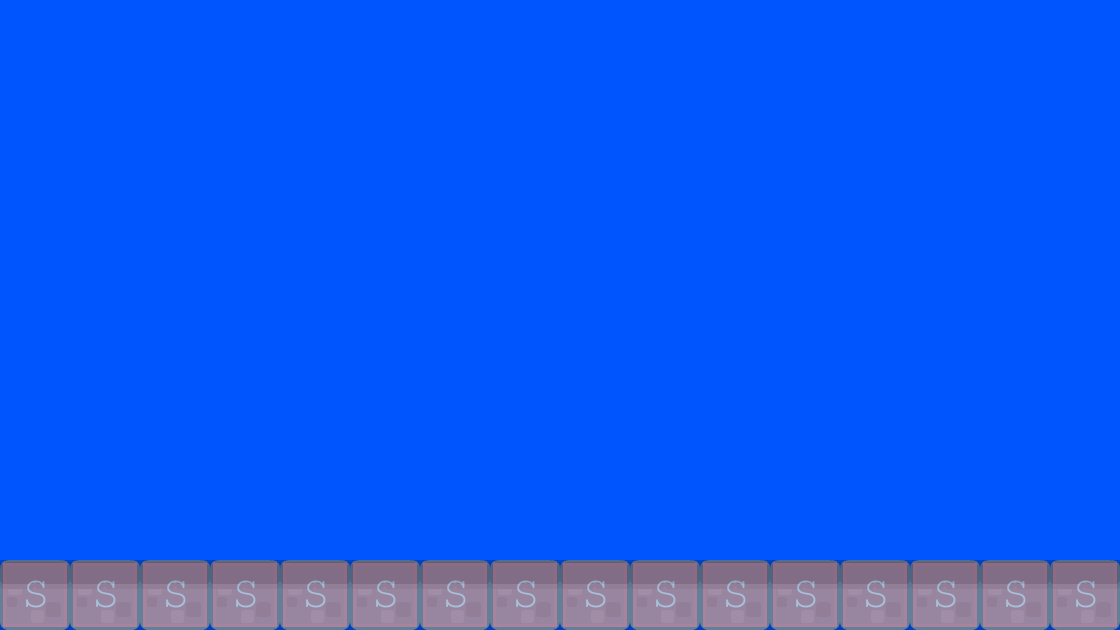

This is a level from a 2D game, rendered from its Tiled map with the project's own tilesets. A one-line summary and the map file follow, with tile-layer data summarised:
An orthogonal 16x9 tile map with 70x70 px tiles, 2 tile layers (background1, collision), 2 tilesets.

<map version="1.0" orientation="orthogonal" renderorder="right-down" width="16" height="9" tilewidth="70" tileheight="70" backgroundcolor="#0055ff">
 <tileset firstgid="1" name="background-tiles" tilewidth="70" tileheight="70">
  <image source="../img/background-tiles.png" width="910" height="910" />
 </tileset>
 <tileset firstgid="170" name="meta-tiles" tilewidth="70" tileheight="70">
  <image source="../img/meta-tiles.png" width="350" height="70" />
  <tile id="4">
   <properties>
    <property name="type" value="solid" />
   </properties>
  </tile>
 </tileset>
 <layer name="background1" width="16" height="9" opacity="0.8">
  <data>[144 cells, 16 non-empty, 1 distinct tile ids]</data>
 </layer>
 <layer name="collision" width="16" height="9" opacity="0.26">
  <data>[144 cells, 16 non-empty, 1 distinct tile ids]</data>
 </layer>
</map>
